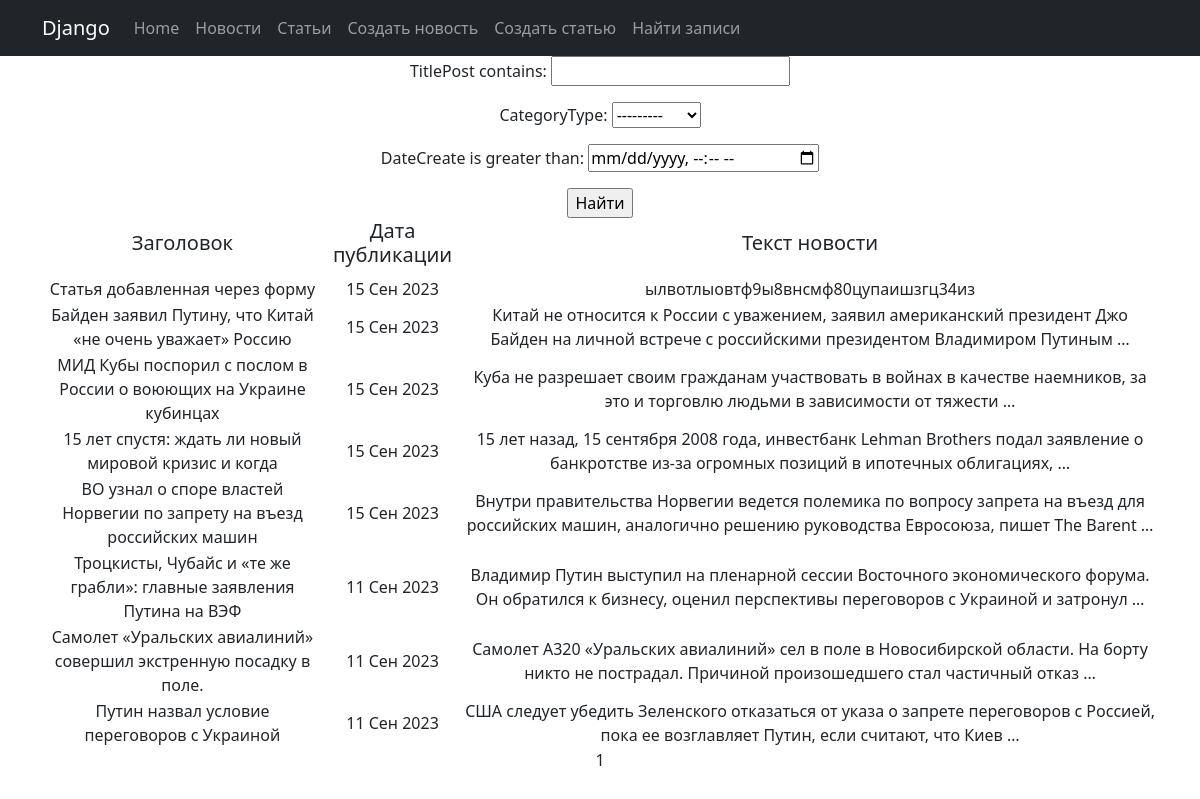
The page /news/search_post on the database as committed earlier.
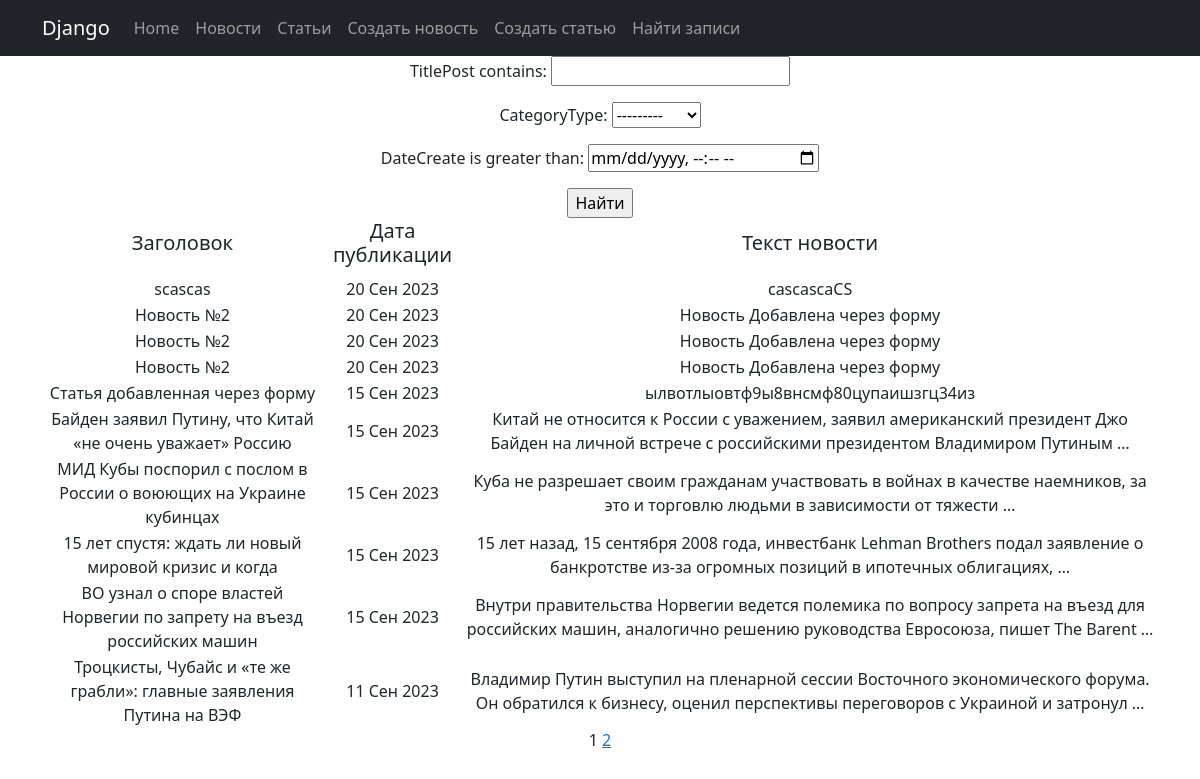
The same page on the database as committed later.
### news/models.py (models this page shows, shortened)
class Post(models.Model):
    author = models.ForeignKey(Author, on_delete=models.CASCADE)
    NEWS = 'NW'
    ARTICLE = 'AR'
    CHOICE_CATEGORY = [
        (NEWS, 'Новости'),
        (ARTICLE, 'Статья')
    ]
    categoryType = models.CharField(
        max_length=2, choices=CHOICE_CATEGORY, default=ARTICLE)
    dateCreate = models.DateTimeField(auto_now_add=True)
    postCategory = models.ManyToManyField(Category, through='PostCategory')
    titlePost = models.CharField(max_length=128)
    textPost = models.TextField()
    rating = models.IntegerField(default=0)
    class Meta:
        verbose_name = 'Статья'
        verbose_name_plural = 'Статьи'
        ordering = ('-dateCreate',)

### news/views.py (the view)
# urls.py: path('search_post', SearchNews.as_view(), name='search_post'),
class SearchNews(ListView):
    model = Post
    template_name = 'news/search_post.html'
    context_object_name = 'filter_list'
    paginate_by = 10
    def get_queryset(self) -> QuerySet[Any]:
        queryset = super().get_queryset()
        self.filterset = PostFilter(self.request.GET, queryset)
        return self.filterset.qs
    def get_context_data(self, **kwargs: Any) -> dict[str, Any]:
        context = super().get_context_data(**kwargs)
        context['filterset'] = self.filterset
        return context

### news/templatetags/custom_tags.py (called while the page is built)
@register.simple_tag(takes_context=True)
def url_replace(context, **kwargs):
    d  = context['request'].GET.copy()
    for k, v in kwargs.items():
        d[k]=v
    return d.urlencode()

### templates/news/search_post.html (shortened to what this page needs)
{% extends 'news/default.html' %}
{% load censor_filters %}
{% load custom_tags %}
{% block content %}
    <form action="" method="get">
        {{ filterset.form.as_p }}
        <input type="submit" value="Найти">
    </form>
    {% if filter_list %}
        <table>
            <tr>
                <td><h5>Заголовок</h5></td>
                <td><h5>Дата публикации</h5></td>
                <td><h5>Текст новости</h5></td>
            </tr>
            {% for post in filter_list %}
                <tr>
                    <td>{{ post.titlePost }}</td>
                    <td>{{ post.dateCreate|date:'d M Y' }}</td>
                    <td>{{ post.textPost|truncatewords:20}}</td>
                </tr>
            {% endfor %}
        </table>
    {% else %}
        <h2>Новостей нет</h2>
    {% endif %}
    {{ page_obj.number }}
    {% if page_obj.has_next %}
        <a href="?{% url_replace page=page_obj.next_page_number %}">{{ page_obj.next_page_number }}</a>
    {% endif %}
{% endblock %}

Rows that differ between the two databases and show on the page:
no longer on this page (row unchanged): Post: titlePost "Самолет «Уральских авиалиний» совершил экстренную посадку в поле.", dateCreate "11 Сен 2023", textPost "Самолет А320 «Уральских авиалиний» сел в поле в Новосибирской области. На борту никто не пострадал. Причиной произошедшего стал частичный отказ …"
no longer on this page (row unchanged): Post: titlePost "Путин назвал условие переговоров с Украиной", dateCreate "11 Сен 2023", textPost "США следует убедить Зеленского отказаться от указа о запрете переговоров с Россией, пока ее возглавляет Путин, если считают, что Киев …"
added Post: titlePost "scascas", dateCreate "20 Сен 2023", textPost "cascascaCS"
added Post: titlePost "Новость №2", dateCreate "20 Сен 2023", textPost "Новость Добавлена через форму"
added Post: titlePost "Новость №2", dateCreate "20 Сен 2023", textPost "Новость Добавлена через форму"
added Post: titlePost "Новость №2", dateCreate "20 Сен 2023", textPost "Новость Добавлена через форму"
Other text that changed with them:
{{ page_obj.next_page_number }}: (not shown) → "2"
